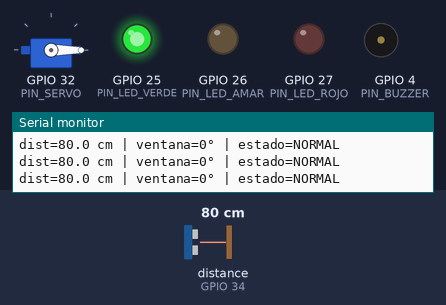
A sketch run on a simulated ESP32. Shown: servo, output pins drawn as LEDs (lit = HIGH), buzzer (waves = sounding), the last lines printed to the serial monitor. Wiring (inferred from the names in the program): ultrasonic range finder: trigger GPIO 13; echo GPIO 34. Dashed ring = blinking. The inputs (shaded band) are chosen by the test bench; at power-on: distance to the obstacle (sensor on GPIO 34) 80 cm. The echo pulse lasts 58.3 µs per cm; servo pulses on a pin are drawn as a servo (544–2400 µs = 0–180°); pins used as bus, display or sensor lines are not drawn.

Above: at 1.5 s.
1.6 s: distance to the obstacle (sensor on GPIO 34) set to 54 cm
3.1 s: distance to the obstacle (sensor on GPIO 34) set to 46 cm
At 3.27 s:
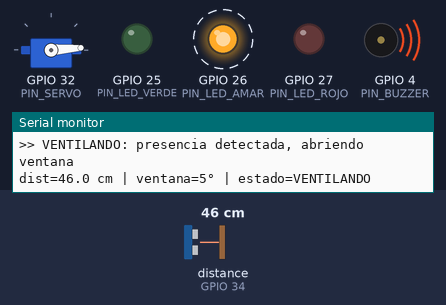
6.1 s: distance to the obstacle (sensor on GPIO 34) set to 16 cm
9.1 s: distance to the obstacle (sensor on GPIO 34) set to 12 cm
At 9.72 s:
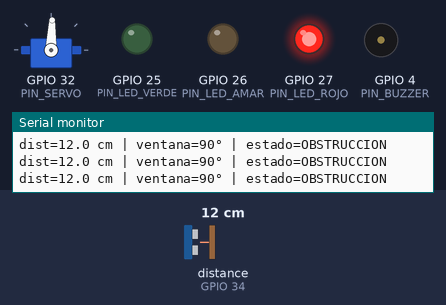
12.1 s: distance to the obstacle (sensor on GPIO 34) set to 60 cm
At 12.53 s:
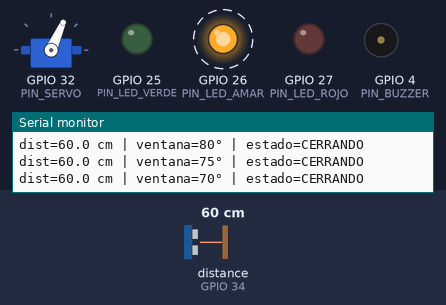
15.1 s: distance to the obstacle (sensor on GPIO 34) set to 18 cm
At 15.87 s:
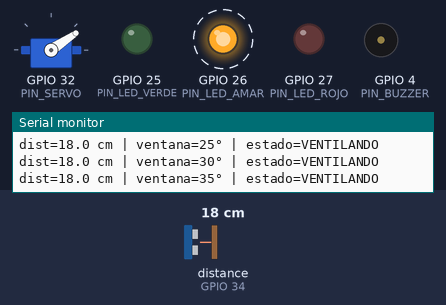
Timing chart, 0 to 19.1 s (numbered marks = the images above; inputs shaded):
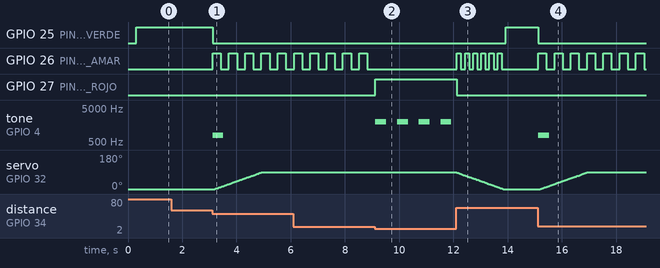

Measured:
- the behaviour switches between 51 and 50 cm on distance to the obstacle (sensor on GPIO 34) (found by bisection; images 0 and 1)
- the behaviour switches between 15 and 14 cm on distance to the obstacle (sensor on GPIO 34) (found by bisection; images 1 and 2)
- after the input at 3.1 s, GPIO 25 (PIN_LED_VERDE): HIGH → LOW at once; GPIO 26 (PIN_LED_AMAR): alternates HIGH for 0.30 s and LOW for 0.30 s, starting at once; tone on GPIO 4 (PIN_BUZZER): silent → 800 Hz at once, → silent 0.40 s later; servo on GPIO 32 (PIN_SERVO): moves from 0° to 88° over 1.7 s, starting after 0.10 s
- after the input at 9.1 s, GPIO 26 (PIN_LED_AMAR): stops changing and stays LOW; GPIO 27 (PIN_LED_ROJO): LOW → HIGH at once; tone on GPIO 4 (PIN_BUZZER): alternates 2000 Hz for 0.40 s and silent for 0.40 s, starting at once
- after the input at 12.1 s, GPIO 25 (PIN_LED_VERDE): LOW → HIGH after 1.8 s; GPIO 26 (PIN_LED_AMAR): alternates HIGH for 0.15 s and LOW for 0.15 s, 12 changes in all, then stays LOW, starting at once
- after the input at 15.1 s, GPIO 25 (PIN_LED_VERDE): HIGH → LOW at once; GPIO 26 (PIN_LED_AMAR): alternates HIGH for 0.30 s and LOW for 0.30 s, starting at once; tone on GPIO 4 (PIN_BUZZER): silent → 800 Hz at once, → silent 0.40 s later; servo on GPIO 32 (PIN_SERVO): moves from 0° to 88° over 1.7 s, starting after 0.11 s

The sketch:

CasoB.ino
```cpp
/*
   Caso b: Ventilación automática de invernadero
 */

//  Pines
const uint8_t PIN_TRIG       = 13;  // D13 - disparo HC-SR04
const uint8_t PIN_ECHO       = 34;  // D34 - solo entrada, tras divisor
const uint8_t PIN_LED_VERDE  = 25;  // D25 - zona libre / normal
const uint8_t PIN_LED_AMAR   = 26;  // D26 - ventilando
const uint8_t PIN_LED_ROJO   = 27;  // D27 - obstrucción
const uint8_t PIN_BUZZER     = 4;   // D4  - buzzer pasivo
const uint8_t PIN_SERVO      = 32;  // D32 - ventana

//  Zonas de distancia (cm)
const float DIST_LIBRE       = 50.0; // más lejos → zona libre
const float DIST_OBSTRUCCION = 15.0; // más cerca → obstrucción

//  Parámetros del servo
const uint32_t SERVO_FREQ_HZ  = 50;
const uint8_t  SERVO_RES_BITS = 16;
const uint16_t SERVO_US_MIN   = 500;
const uint16_t SERVO_US_MAX   = 2400;
const uint8_t  ANGULO_CERRADO = 0;
const uint8_t  ANGULO_ABIERTO = 90;

// Movimiento suave del servo
const int16_t  PASO_GRADOS   = 1;    // grados por paso
const uint32_t T_PASO_MS     = 20;   // ms entre pasos → 90° en 1.8 s

//  Tiempos
const uint32_t T_MUESTREO    = 100;  // ms entre mediciones
const uint32_t T_PARPADEO    = 300;  // ms parpadeo LED amarillo
const uint32_t T_BEEP_OBST   = 400;  // ms periodo buzzer en obstrucción

//  Máquina de estados
enum Estado { E_NORMAL, E_VENTILANDO, E_OBSTRUCCION, E_CERRANDO };
Estado estado = E_NORMAL;

float    distancia       = 999.0;
int16_t  anguloActual    = ANGULO_CERRADO;
int16_t  anguloObjetivo  = ANGULO_CERRADO;

uint32_t tUltimaMuest    = 0;
uint32_t tUltimoPaso     = 0;
uint32_t tUltimoParpadeo = 0;
uint32_t tUltimoBeep     = 0;
uint32_t tEstado         = 0;
bool     estadoParpadeo  = false;
bool     buzzerOn        = false;
bool     beepVentilando  = false; // bandera: ya sonó el tono de entrada

//  Utilidades
void escribirServo(int16_t grados) {
  if (grados < 0)   grados = 0;
  if (grados > 180) grados = 180;
  uint32_t us   = map(grados, 0, 180, SERVO_US_MIN, SERVO_US_MAX);
  uint32_t duty = (uint32_t)((uint64_t)us *
                  ((1UL << SERVO_RES_BITS) - 1) / 20000UL);
  ledcWrite(PIN_SERVO, duty);
}

void pedirAngulo(int16_t objetivo) {
  anguloObjetivo = objetivo;
}

// Avanza el servo un paso hacia el objetivo (no bloqueante)
void actualizarServo() {
  if (anguloActual == anguloObjetivo) return;
  uint32_t ahora = millis();
  if (ahora - tUltimoPaso < T_PASO_MS) return;
  tUltimoPaso = ahora;

  if (anguloActual < anguloObjetivo) {
    anguloActual += PASO_GRADOS;
    if (anguloActual > anguloObjetivo) anguloActual = anguloObjetivo;
  } else {
    anguloActual -= PASO_GRADOS;
    if (anguloActual < anguloObjetivo) anguloActual = anguloObjetivo;
  }
  escribirServo(anguloActual);
}

float medirDistanciaCm() {
  digitalWrite(PIN_TRIG, LOW);
  delayMicroseconds(3);
  digitalWrite(PIN_TRIG, HIGH);
  delayMicroseconds(10);
  digitalWrite(PIN_TRIG, LOW);
  uint32_t dur = pulseIn(PIN_ECHO, HIGH, 25000UL);
  if (dur == 0) return 999.0;
  float d = dur * 0.0343 / 2.0;
  return (d < 2.0 || d > 400.0) ? 999.0 : d;
}

void apagarLeds() {
  digitalWrite(PIN_LED_VERDE, LOW);
  digitalWrite(PIN_LED_AMAR,  LOW);
  digitalWrite(PIN_LED_ROJO,  LOW);
}

void cambiarEstado(Estado nuevo) {
  estado  = nuevo;
  tEstado = millis();
  apagarLeds();
  ledcWriteTone(PIN_BUZZER, 0);

  switch (estado) {
    case E_NORMAL:
      digitalWrite(PIN_LED_VERDE, HIGH);
      pedirAngulo(ANGULO_CERRADO);
      beepVentilando = false;
      Serial.println(F(">> NORMAL: ventana cerrando, ambiente estable"));
      break;

    case E_VENTILANDO:
      pedirAngulo(ANGULO_ABIERTO);
      beepVentilando = false;         // se disparará una sola vez en loop
      Serial.println(F(">> VENTILANDO: presencia detectada, abriendo ventana"));
      break;

    case E_OBSTRUCCION:
      digitalWrite(PIN_LED_ROJO, HIGH);
      // El servo se queda donde está (no se le da nuevo objetivo)
      Serial.println(F(">> OBSTRUCCION: demasiado cerca, ventana detenida"));
      break;

    case E_CERRANDO:
      pedirAngulo(ANGULO_CERRADO);
      Serial.println(F(">> CERRANDO: operario se retiró, cerrando ventana"));
      break;
  }
}

//  Salidas no bloqueantes según el estado
void actualizarSalidas() {
  uint32_t ahora = millis();

  switch (estado) {

    case E_NORMAL:
      digitalWrite(PIN_LED_VERDE, HIGH);
      ledcWriteTone(PIN_BUZZER, 0);
      break;

    case E_VENTILANDO:
      // LED amarillo parpadea a ~1.6 Hz
      if (ahora - tUltimoParpadeo >= T_PARPADEO) {
        tUltimoParpadeo = ahora;
        estadoParpadeo  = !estadoParpadeo;
        digitalWrite(PIN_LED_AMAR, estadoParpadeo);
      }
      // Tono suave de confirmación, una sola vez al entrar
      if (!beepVentilando) {
        ledcWriteTone(PIN_BUZZER, 800);
      }
      if (ahora - tEstado >= 400) {
        ledcWriteTone(PIN_BUZZER, 0);
        beepVentilando = true;
      }
      break;

    case E_OBSTRUCCION:
      digitalWrite(PIN_LED_ROJO, HIGH);
      // Buzzer intermitente rápido
      if (ahora - tUltimoBeep >= T_BEEP_OBST) {
        tUltimoBeep = ahora;
        buzzerOn = !buzzerOn;
        ledcWriteTone(PIN_BUZZER, buzzerOn ? 2000 : 0);
      }
      break;

    case E_CERRANDO:
      // LED amarillo parpadea rápido mientras cierra
      if (ahora - tUltimoParpadeo >= 150) {
        tUltimoParpadeo = ahora;
        estadoParpadeo  = !estadoParpadeo;
        digitalWrite(PIN_LED_AMAR, estadoParpadeo);
      }
      ledcWriteTone(PIN_BUZZER, 0);
      break;
  }
}

//  Lógica de transiciones
void evaluarEstado() {
  switch (estado) {

    case E_NORMAL:
      if (distancia < DIST_LIBRE) cambiarEstado(E_VENTILANDO);
      break;

    case E_VENTILANDO:
      if (distancia < DIST_OBSTRUCCION) {
        cambiarEstado(E_OBSTRUCCION);
      } else if (distancia >= DIST_LIBRE) {
        cambiarEstado(E_CERRANDO);
      }
      break;

    case E_OBSTRUCCION:
      if (distancia >= DIST_OBSTRUCCION && distancia < DIST_LIBRE) {
        cambiarEstado(E_VENTILANDO);  // vuelve a ventilar si se aleja un poco
      } else if (distancia >= DIST_LIBRE) {
        cambiarEstado(E_CERRANDO);
      }
      break;

    case E_CERRANDO:
      // Si vuelve a acercarse antes de que cierre del todo
      if (distancia < DIST_LIBRE) {
        cambiarEstado(E_VENTILANDO);
      }
      // Cuando termina de cerrar, vuelve a normal
      if (anguloActual == ANGULO_CERRADO) {
        cambiarEstado(E_NORMAL);
      }
      break;
  }
}

void setup() {
  Serial.begin(115200);
  delay(300);

  pinMode(PIN_TRIG, OUTPUT);
  digitalWrite(PIN_TRIG, LOW);
  pinMode(PIN_ECHO, INPUT);

  pinMode(PIN_LED_VERDE, OUTPUT);
  pinMode(PIN_LED_AMAR,  OUTPUT);
  pinMode(PIN_LED_ROJO,  OUTPUT);

  ledcAttach(PIN_BUZZER, 800, 10);
  ledcAttach(PIN_SERVO, SERVO_FREQ_HZ, SERVO_RES_BITS);

  escribirServo(ANGULO_CERRADO);
  anguloActual = anguloObjetivo = ANGULO_CERRADO;

  Serial.println(F("=== Ventilacion automatica de invernadero ==="));
  Serial.print(F("Zona libre:       > ")); Serial.print(DIST_LIBRE);       Serial.println(F(" cm"));
  Serial.print(F("Zona ventilando:  ")); Serial.print(DIST_OBSTRUCCION);
  Serial.print(F(" - ")); Serial.print(DIST_LIBRE); Serial.println(F(" cm"));
  Serial.print(F("Zona obstruccion: < ")); Serial.print(DIST_OBSTRUCCION); Serial.println(F(" cm"));

  cambiarEstado(E_NORMAL);
}

void loop() {
  uint32_t ahora = millis();

  // Medición periódica
  if (ahora - tUltimaMuest >= T_MUESTREO) {
    tUltimaMuest = ahora;
    distancia = medirDistanciaCm();

    Serial.print(F("dist="));
    if (distancia >= 999.0) Serial.print(F("--- cm"));
    else { Serial.print(distancia, 1); Serial.print(F(" cm")); }
    Serial.print(F(" | ventana=")); Serial.print(anguloActual);
    Serial.print(F("° | estado="));
    switch (estado) {
      case E_NORMAL:      Serial.println(F("NORMAL"));      break;
      case E_VENTILANDO:  Serial.println(F("VENTILANDO"));  break;
      case E_OBSTRUCCION: Serial.println(F("OBSTRUCCION")); break;
      case E_CERRANDO:    Serial.println(F("CERRANDO"));    break;
    }

    evaluarEstado();
  }

  actualizarSalidas();
  actualizarServo();
}
```
